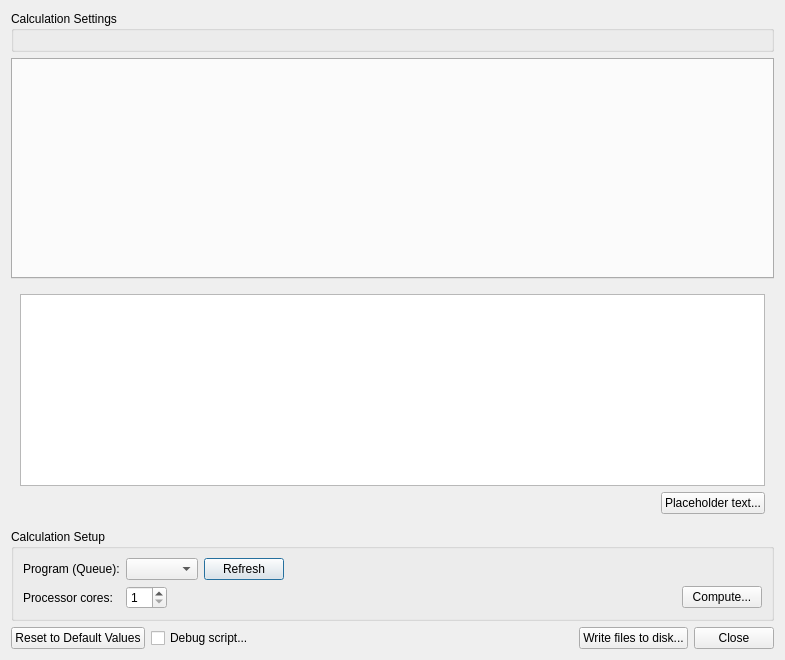
<?xml version="1.0" encoding="UTF-8"?>
<ui version="4.0">
 <class>QuantumInputDialog</class>
 <widget class="QDialog" name="QuantumInputDialog">
  <property name="geometry">
   <rect>
    <x>0</x>
    <y>0</y>
    <width>785</width>
    <height>660</height>
   </rect>
  </property>
  <property name="windowTitle">
   <string>Input Generator</string>
  </property>
  <layout class="QGridLayout">
   <item row="0" column="0">
    <widget class="QGroupBox" name="groupBox2">
     <property name="sizePolicy">
      <sizepolicy hsizetype="Expanding" vsizetype="Maximum">
       <horstretch>0</horstretch>
       <verstretch>0</verstretch>
      </sizepolicy>
     </property>
     <property name="title">
      <string>Calculation Settings</string>
     </property>
     <layout class="QHBoxLayout" name="horizontalLayout">
      <item>
       <widget class="QWidget" name="optionsWidget" native="true"/>
      </item>
     </layout>
    </widget>
   </item>
   <item row="3" column="0">
    <widget class="QGroupBox" name="groupBox1">
     <property name="title">
      <string>Calculation Setup</string>
     </property>
     <layout class="QGridLayout" name="gridLayout1">
      <item row="0" column="0">
       <widget class="QLabel" name="label_4">
        <property name="sizePolicy">
         <sizepolicy hsizetype="Maximum" vsizetype="Preferred">
          <horstretch>0</horstretch>
          <verstretch>0</verstretch>
         </sizepolicy>
        </property>
        <property name="text">
         <string>Program (Queue):</string>
        </property>
       </widget>
      </item>
      <item row="0" column="1">
       <layout class="QHBoxLayout" name="horizontalLayout_2">
        <item>
         <widget class="QComboBox" name="programCombo">
          <property name="sizeAdjustPolicy">
           <enum>QComboBox::AdjustToContents</enum>
          </property>
         </widget>
        </item>
        <item>
         <widget class="QPushButton" name="refreshProgramsButton">
          <property name="text">
           <string>Refresh</string>
          </property>
         </widget>
        </item>
        <item>
         <spacer name="horizontalSpacer_2">
          <property name="orientation">
           <enum>Qt::Horizontal</enum>
          </property>
          <property name="sizeHint" stdset="0">
           <size>
            <width>40</width>
            <height>20</height>
           </size>
          </property>
         </spacer>
        </item>
       </layout>
      </item>
      <item row="1" column="0">
       <widget class="QLabel" name="label_7">
        <property name="sizePolicy">
         <sizepolicy hsizetype="Maximum" vsizetype="Preferred">
          <horstretch>0</horstretch>
          <verstretch>0</verstretch>
         </sizepolicy>
        </property>
        <property name="text">
         <string>Processor cores:</string>
        </property>
       </widget>
      </item>
      <item row="1" column="1">
       <layout class="QHBoxLayout" name="horizontalLayout_3">
        <item>
         <widget class="QSpinBox" name="coresSpinBox">
          <property name="minimum">
           <number>1</number>
          </property>
         </widget>
        </item>
        <item>
         <spacer name="horizontalSpacer_3">
          <property name="orientation">
           <enum>Qt::Horizontal</enum>
          </property>
          <property name="sizeHint" stdset="0">
           <size>
            <width>40</width>
            <height>20</height>
           </size>
          </property>
         </spacer>
        </item>
        <item>
         <widget class="QPushButton" name="computeButton">
          <property name="text">
           <string>Compute...</string>
          </property>
         </widget>
        </item>
       </layout>
      </item>
     </layout>
    </widget>
   </item>
   <item row="4" column="0">
    <layout class="QHBoxLayout">
     <item>
      <widget class="QPushButton" name="defaultsButton">
       <property name="text">
        <string>Reset to Default Values</string>
       </property>
      </widget>
     </item>
     <item>
      <widget class="QCheckBox" name="debugCheckBox">
       <property name="text">
        <string>Debug script...</string>
       </property>
      </widget>
     </item>
     <item>
      <spacer>
       <property name="orientation">
        <enum>Qt::Horizontal</enum>
       </property>
       <property name="sizeType">
        <enum>QSizePolicy::MinimumExpanding</enum>
       </property>
       <property name="sizeHint" stdset="0">
        <size>
         <width>10</width>
         <height>20</height>
        </size>
       </property>
      </spacer>
     </item>
     <item>
      <widget class="QPushButton" name="generateButton">
       <property name="text">
        <string>Write files to disk...</string>
       </property>
      </widget>
     </item>
     <item>
      <widget class="QPushButton" name="closeButton">
       <property name="text">
        <string>Close</string>
       </property>
      </widget>
     </item>
    </layout>
   </item>
   <item row="1" column="0">
    <widget class="QTabWidget" name="tabWidget">
     <property name="sizePolicy">
      <sizepolicy hsizetype="Expanding" vsizetype="Expanding">
       <horstretch>0</horstretch>
       <verstretch>0</verstretch>
      </sizepolicy>
     </property>
    </widget>
   </item>
   <item row="2" column="0">
    <widget class="QFrame" name="warningBox">
     <layout class="QVBoxLayout" name="verticalLayout">
      <item>
       <widget class="QTextBrowser" name="warningText"/>
      </item>
      <item>
       <layout class="QHBoxLayout" name="horizontalLayout_4">
        <item>
         <spacer name="horizontalSpacer">
          <property name="orientation">
           <enum>Qt::Horizontal</enum>
          </property>
          <property name="sizeHint" stdset="0">
           <size>
            <width>40</width>
            <height>20</height>
           </size>
          </property>
         </spacer>
        </item>
        <item>
         <widget class="QPushButton" name="warningTextButton">
          <property name="text">
           <string>Placeholder text...</string>
          </property>
         </widget>
        </item>
       </layout>
      </item>
     </layout>
    </widget>
   </item>
  </layout>
 </widget>
 <resources/>
 <connections/>
</ui>
